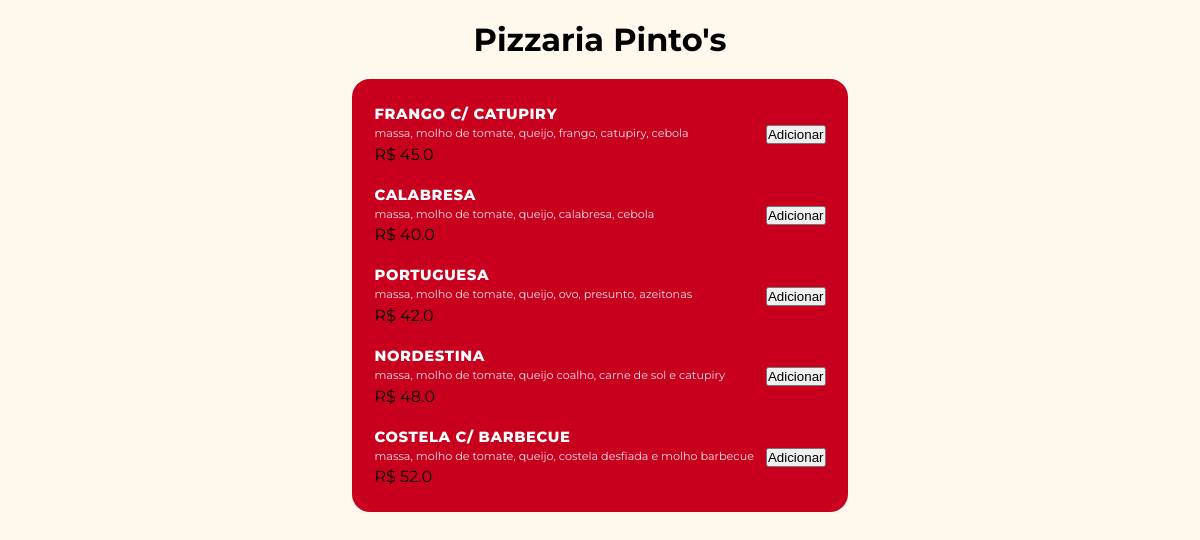
The app's page /cardapio with its own data.
### models.py (models this page shows)
class Produto(db.Model): #cardápio
    __tablename__ = "produtos"
    id = db.Column(db.Integer, primary_key=True)
    nome = db.Column(db.String(100), nullable=False)
    descricao = db.Column(db.String(255))
    preco = db.Column(db.Float, nullable=False)
    imagem = db.Column(db.String(255))

### app.py (the view)
@app.route('/cardapio')
def cardapio():
    produtos = Produto.query.filter(~Produto.nome.contains('Antiga')).all()
    return render_template('cardapio.html', produtos=produtos)

### templates/cardapio.html (shortened to what this page needs)
<!DOCTYPE html>
<html lang="en">
<head>
    <link rel="stylesheet" href="{{ url_for('static', filename='css/cardapio.css') }}">
</head>
<body>
    <main class="container">
        <h1>Pizzaria Pinto's</h1>
        <section class="cardapio">
            {% for produto in produtos %}
                <div class="pizza-card">
                    <div class="pizza-info">
                        <h2>{{ produto.nome }}</h2>
                        <p>
                            {{ produto.descricao }}
                        </p>
                        <span>
                            R$ {{ produto.preco }}
                        </span>
                    </div>
                    <form action="/add-carrinho" method="POST">
                        <button type="submit">
                            Adicionar
                        </button>
                    </form>
                </div>
            {% endfor %}
        </section>
    </main>
</body>
</html>

### static/css/cardapio.css (style rules this page uses)
* { margin: 0; padding: 0; box-sizing: border-box; }
body { background-color: #FFF8EC; font-family: 'Montserrat', sans-serif; min-height: 100vh; display: flex; align-items: flex-start; justify-content: center; padding: 20px 20px 100px; }
.container { width: 100%; max-width: 900px; display: flex; flex-direction: column; align-items: center; gap: 20px; }
.cardapio { background-color: #C8001E; border-radius: 18px; padding: 16px 14px; flex: 1; max-height: 440px; overflow-y: auto; display: flex; flex-direction: column; gap: 2px; scrollbar-width: thin; scrollbar-color: rgba(255, 255, 255, 0.4) transparent; }
.pizza-card { display: flex; align-items: center; gap: 12px; padding: 10px 8px; border-radius: 12px; transition: background 0.2s ease; }
.pizza-info { flex: 1; min-width: 0; }
.pizza-info h2 { font-size: 0.92rem; font-weight: 800; color: #FFFFFF; text-transform: uppercase; letter-spacing: 0.6px; margin-bottom: 3px; }
.pizza-info p { font-size: 0.70rem; font-weight: 400; color: rgba(255, 255, 255, 0.88); line-height: 1.4; margin-bottom: 3px; }

### records on screen
Produto: nome "FRANGO C/ CATUPIRY", descricao "massa, molho de tomate, queijo, frango, catupiry, cebola", preco "45.0"
Produto: nome "CALABRESA", descricao "massa, molho de tomate, queijo, calabresa, cebola", preco "40.0"
Produto: nome "PORTUGUESA", descricao "massa, molho de tomate, queijo, ovo, presunto, azeitonas", preco "42.0"
Produto: nome "NORDESTINA", descricao "massa, molho de tomate, queijo coalho, carne de sol e catupiry", preco "48.0"
Produto: nome "COSTELA C/ BARBECUE", descricao "massa, molho de tomate, queijo, costela desfiada e molho barbecue", preco "52.0"
